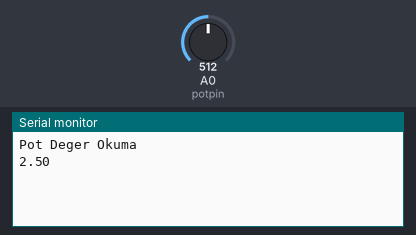
The sketch below on a simulated Arduino Uno, built with avr-gcc and run on an emulated ATmega328P. Parts: the last lines printed to the serial monitor. The inputs (shaded band) are chosen by the test bench; at power-on: A0 (potpin) = 512.

Above: at 1.8 s.
1.9 s: A0 (potpin) set to 716
At 2.6 s:
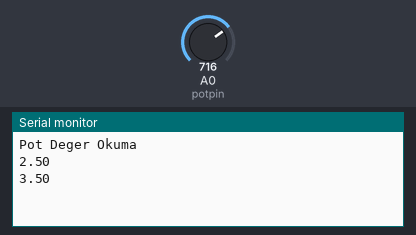
3.4 s: A0 (potpin) set to 900
At 3.7 s:
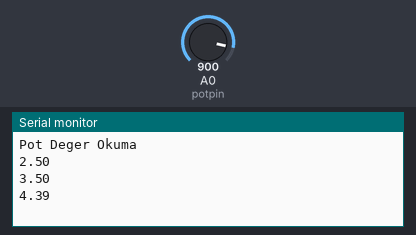

The sketch:

Potansiyometre.ino
```cpp
#define potpin A0
int deger = 0;
float yazilacakGerilim=0;

void setup(){

  Serial.begin(9600);
  Serial.println("Pot Deger Okuma");
}

void loop(){

  deger = analogRead(potpin);

  float gerilim=(5.00/1024.00)*deger;

  if(yazilacakGerilim != gerilim){
    Serial.println(gerilim);
    yazilacakGerilim=gerilim;
    delay(1000);
  }
}
```

Measured:
- after the input at 1.9 s, the serial monitor: prints a new line at once (image 1)
- after the input at 3.4 s, the serial monitor: prints a new line at once (image 2)
